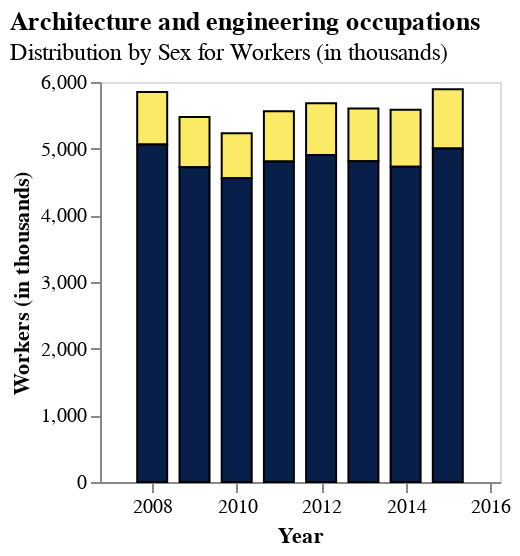

Notebook cell for this chart:
### Code cell
TimeSeriesBar(bls_melted, 'Architecture and engineering occupations', "Workers (in thousands)")

### Figure 1 — Vega-Lite specification as saved in the notebook (floating-point values rounded to 4 significant figures)
{"config": {"view": {"continuousWidth": 300, "continuousHeight": 300}}, "data": {"name": "data-5045a46ffd5b77af3f6604ec4b0e8922"}, "mark": {"type": "bar", "size": 15, "stroke": "black", "strokeWidth": 1}, "encoding": {"color": {"field": "SEX", "legend": null, "scale": {"range": ["#FBEA65", "#081F49"]}, "type": "nominal"}, "x": {"axis": {"grid": false, "title": "Year"}, "field": "year", "scale": {"domain": ["2007-01-01T00:00:00", "2016-01-01T00:00:00"]}, "type": "temporal"}, "y": {"axis": {"grid": false, "title": "Workers (in thousands)"}, "field": "count", "stack": true, "type": "quantitative"}}, "height": 200, "title": {"text": "Architecture and engineering occupations", "subtitle": "Distribution by Sex for Workers (in thousands)", "anchor": "start"}, "width": 200, "$schema": "https://vega.github.io/schema/vega-lite/v5.17.0.json", "datasets": {"data-5045a46ffd5b77af3f6604ec4b0e8922": [{"year": "2008-01-01T00:00:00", "OCCUPATION": "Architecture and engineering occupations", "SEX": "Females", "count": 788.0}, {"year": "2009-01-01T00:00:00", "OCCUPATION": "Architecture and engineering occupations", "SEX": "Females", "count": 753.0}, {"year": "2010-01-01T00:00:00", "OCCUPATION": "Architecture and engineering occupations", "SEX": "Females", "count": 673.0}, {"year": "2011-01-01T00:00:00", "OCCUPATION": "Architecture and engineering occupations", "SEX": "Females", "count": 755.0}, {"year": "2012-01-01T00:00:00", "OCCUPATION": "Architecture and engineering occupations", "SEX": "Females", "count": 777.0}, {"year": "2013-01-01T00:00:00", "OCCUPATION": "Architecture and engineering occupations", "SEX": "Females", "count": 789.0}, {"year": "2014-01-01T00:00:00", "OCCUPATION": "Architecture and engineering occupations", "SEX": "Females", "count": 858.0}, {"year": "2015-01-01T00:00:00", "OCCUPATION": "Architecture and engineering occupations", "SEX": "Females", "count": 890.0}, {"year": "2008-01-01T00:00:00", "OCCUPATION": "Architecture and engineering occupations", "SEX": "Males", "count": 5063.0}, {"year": "2009-01-01T00:00:00", "OCCUPATION": "Architecture and engineering occupations", "SEX": "Males", "count": 4722.0}, {"year": "2010-01-01T00:00:00", "OCCUPATION": "Architecture and engineering occupations", "SEX": "Males", "count": 4557.0}, {"year": "2011-01-01T00:00:00", "OCCUPATION": "Architecture and engineering occupations", "SEX": "Males", "count": 4807.0}, {"year": "2012-01-01T00:00:00", "OCCUPATION": "Architecture and engineering occupations", "SEX": "Males", "count": 4906.0}, {"year": "2013-01-01T00:00:00", "OCCUPATION": "Architecture and engineering occupations", "SEX": "Males", "count": 4812.0}, {"year": "2014-01-01T00:00:00", "OCCUPATION": "Architecture and engineering occupations", "SEX": "Males", "count": 4727.0}, {"year": "2015-01-01T00:00:00", "OCCUPATION": "Architecture and engineering occupations", "SEX": "Males", "count": 5003.0}]}}
